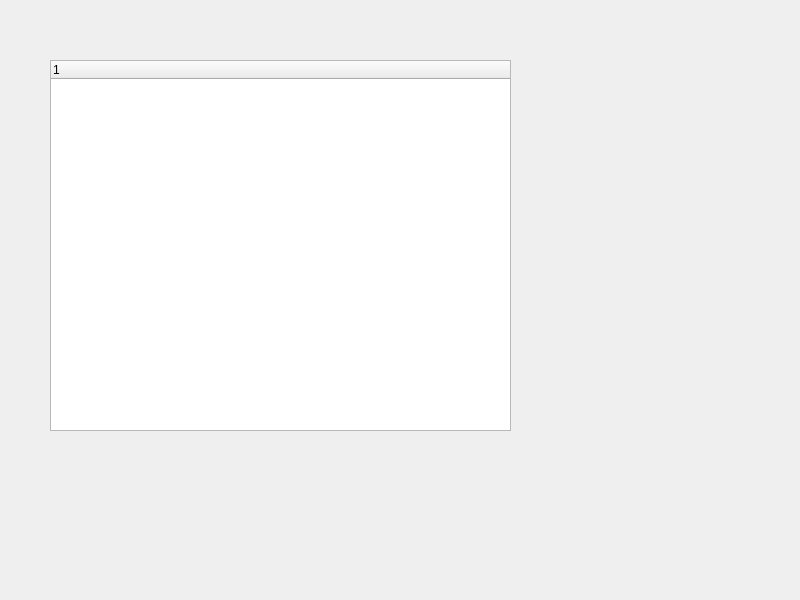
<?xml version="1.0" encoding="UTF-8"?>
<ui version="4.0">
 <class>Widget</class>
 <widget class="QWidget" name="Widget">
  <property name="geometry">
   <rect>
    <x>0</x>
    <y>0</y>
    <width>800</width>
    <height>600</height>
   </rect>
  </property>
  <property name="windowTitle">
   <string>Widget</string>
  </property>
  <widget class="QTreeWidget" name="treeWidget">
   <property name="geometry">
    <rect>
     <x>50</x>
     <y>60</y>
     <width>461</width>
     <height>371</height>
    </rect>
   </property>
   <column>
    <property name="text">
     <string notr="true">1</string>
    </property>
   </column>
  </widget>
 </widget>
 <resources/>
 <connections/>
</ui>
